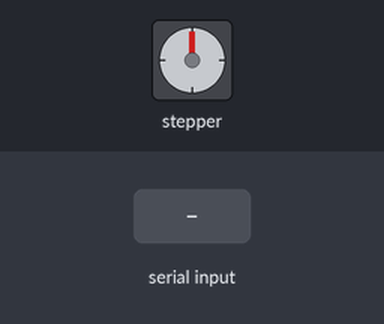
Bench run of a sketch on a simulated Raspberry Pi Pico. On the bench: stepper motor. The inputs (shaded band) are chosen by the test bench. Stepper angles assume 200 steps per turn.

Above: at 1.2 s.
1.3 s: "MOVE90\n" received over Serial
At 1.45 s:
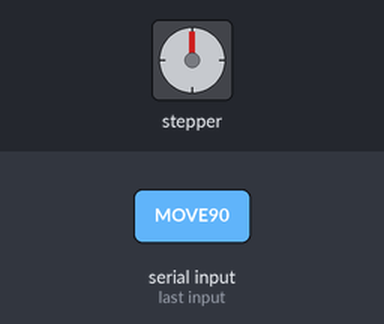
At 2.6 s:
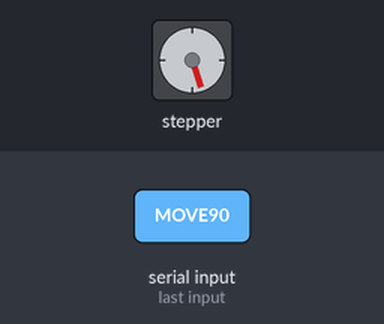
Timing chart, 0 to 4.3 s (numbered marks = the images above; inputs shaded):
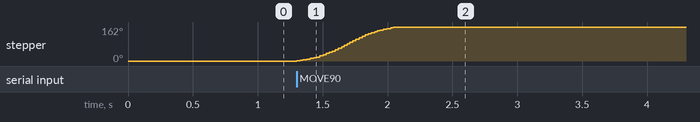

Measured:
- after the input at 1.3 s, stepper: turns 162° clockwise in 0.77 s, starting at once

The sketch:

serial_cmd_189.ino
```cpp
// snippet: serial_cmd_189
// tags: serial, command, parser, uart, accelstepper
// boards: avr, esp32, megaavr, nano33iot, romi32u4, rp2040
// library: AccelStepper
// description: Serial command with two arguments: MOVE <steps> <speed>
// prompts: command, arguments, <steps>, <speed>, accelstepper, steps
// verified: compile-only
// source: kd-generated (id 189)
// exact-include: AccelStepper.h

#include <AccelStepper.h>

AccelStepper stepper(AccelStepper::DRIVER, 2, 3);
float moveSpeed = 500.0;

void setup() {
  Serial.begin(9600);
  stepper.setMaxSpeed(moveSpeed);
  stepper.setAcceleration(500);
}

void loop() {
  if (Serial.available() > 0) {
    String command = Serial.readStringUntil('\n');
    command.trim();

    if (command.startsWith("MOVE")) {
      // Parse "MOVE <steps> <speed>" — sscanf handles variable-width numbers
      long steps = 0;
      float speed = 0;
      if (sscanf(command.c_str() + 4, " %ld %f", &steps, &speed) >= 1) {
        if (speed > 0) {
          moveSpeed = speed;
          stepper.setMaxSpeed(moveSpeed);
        }
        stepper.moveTo(steps);  // absolute target position (steps); call ONCE, not every loop
        // Do NOT block with while(distanceToGo()) — that defeats AccelStepper's
        // non-blocking design. run() below will step toward the target each loop.
      }
    }
  }

  // Non-blocking: call run() every iteration so the stepper steps toward
  // its target while the loop stays responsive to new serial commands.
  stepper.run();  // MUST be called every loop iteration to step the motor
}
```
